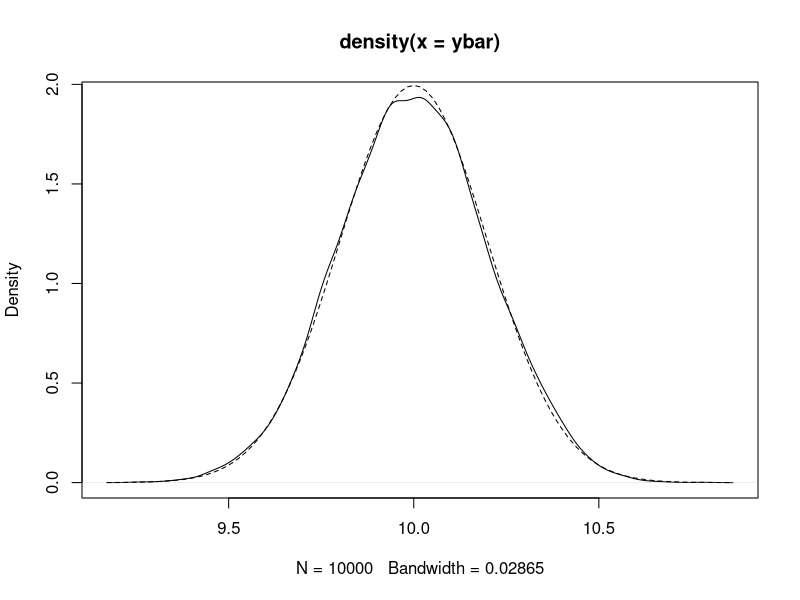
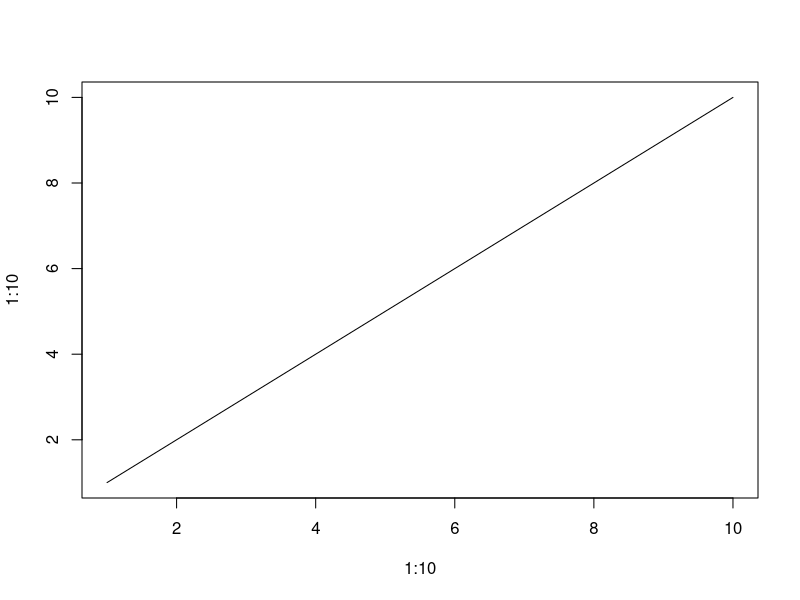
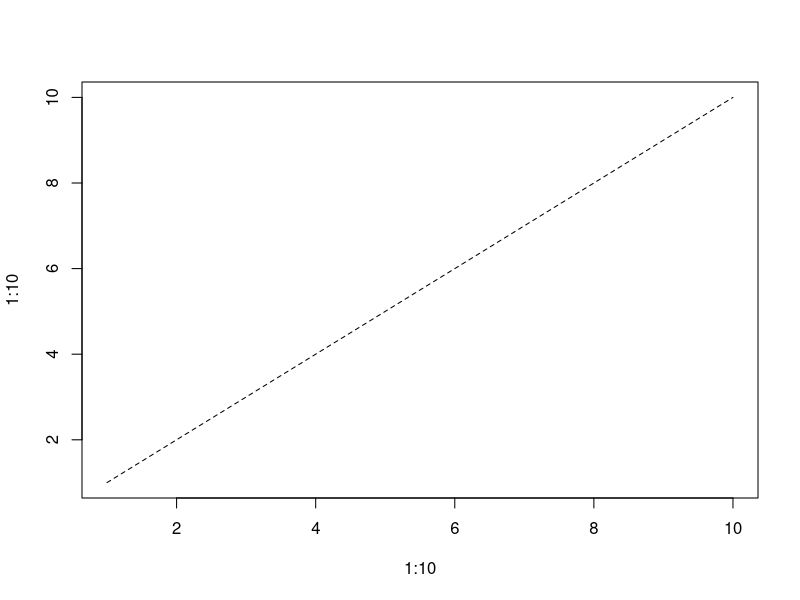
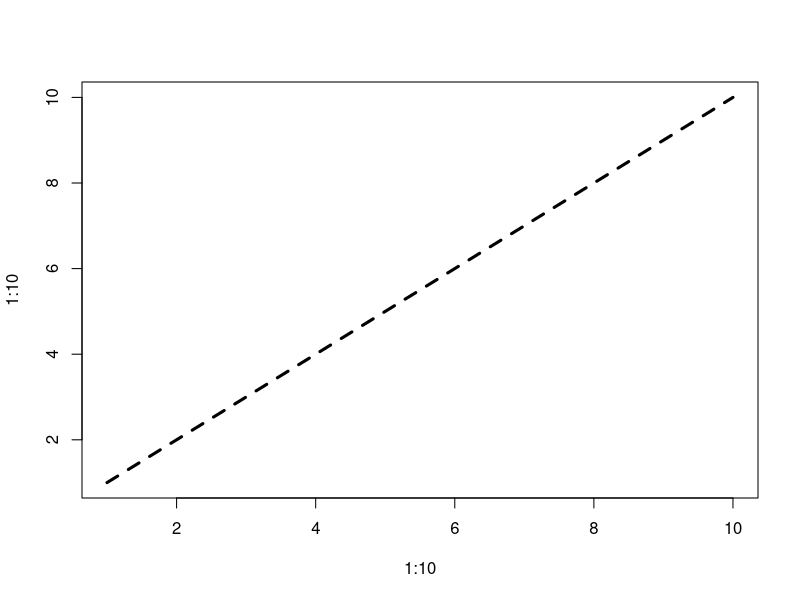
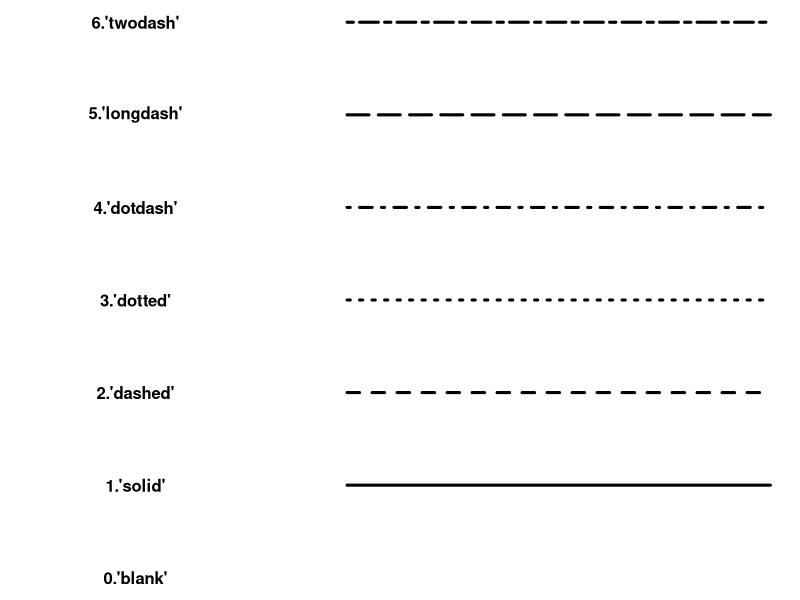

R code for these plots, in order:
## ---- chunk 1
knitr::opts_chunk$set(echo = TRUE)
## ---- chunk 2
# set the random seed
set.seed(123456)

#initialize ybar to a vector of length r=10000 for storing results
ybar <- numeric(10000)

# repeat 10000 times
for (j in 1:10000) {
  # Draw a sample and store the sample mean in ybar
  sample <- rnorm(100, 10, 2)
  ybar[j] <- mean(sample)
}

# the first 20 of 10000 estimates
ybar[1:20]

# simulated mean
mean(ybar)

# simulated variance
var(ybar)

# simulated density
plot(density(ybar))
curve( dnorm(x, 10, sqrt(.04)), add = TRUE, lty = 2)
## ---- chunk 3
# Solid line (by default)
plot(1:10, 1:10, type="l")
# Use dashed line type
plot(1:10, 1:10, type="l", lty=2)
# Change line width
plot(1:10, 1:10, type="l", lty=2, lwd=3)
## ---- chunk 4
#Line types
#++++++++++++++++++++++++++++++++++++++++++++
generateRLineTypes<-function(){
  oldPar<-par()
  par(font=2, mar=c(0,0,0,0))
  plot(1, pch="", ylim=c(0,6), xlim=c(0,0.7),  axes=FALSE,xlab="", ylab="")
  for(i in 0:6) lines(c(0.3,0.7), c(i,i), lty=i, lwd=3)
  text(rep(0.1,6), 0:6, labels=c("0.'blank'", "1.'solid'", "2.'dashed'", "3.'dotted'",
                                 "4.'dotdash'", "5.'longdash'", "6.'twodash'"))
  par(mar=oldPar$mar,font=oldPar$font )
}
generateRLineTypes()
